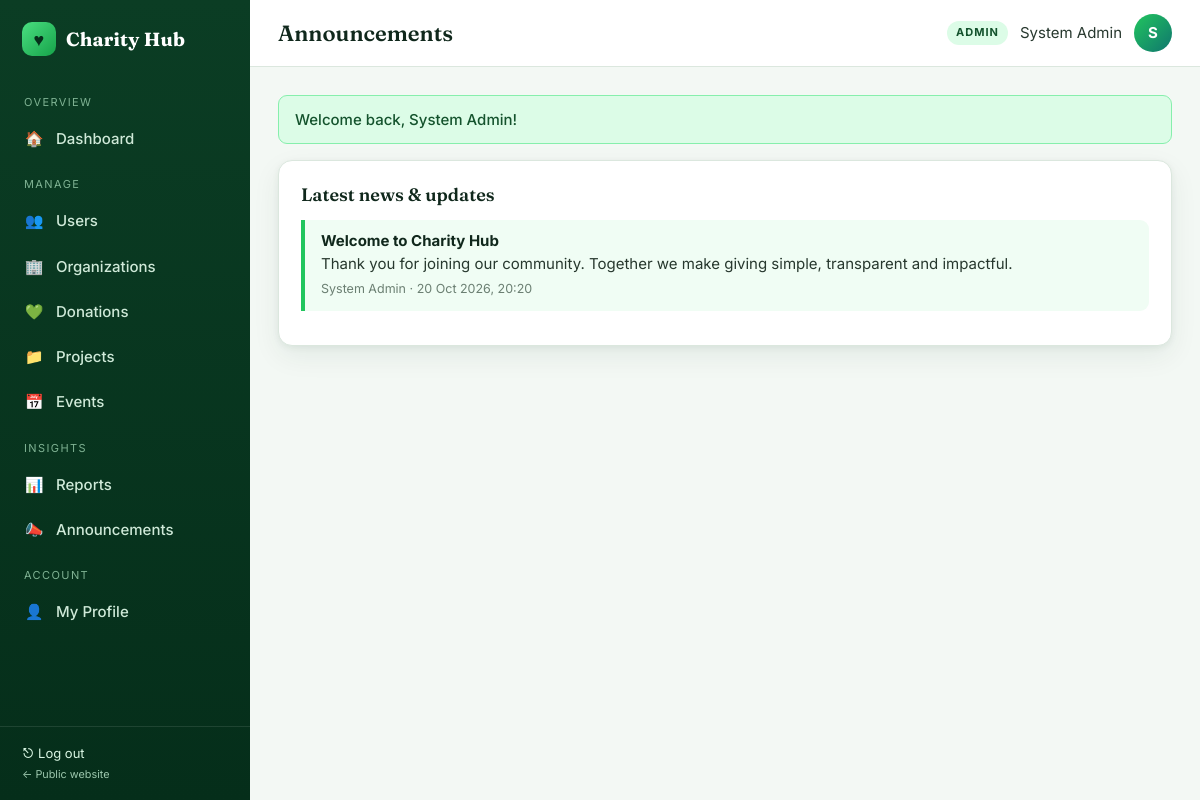
Screenshot of /announcements.php (signed in) with the database file from the repository.
### tables this page shows
CREATE TABLE announcements (
  announcement_id INT AUTO_INCREMENT PRIMARY KEY,
  author_id INT NOT NULL,
  title VARCHAR(200) NOT NULL,
  body TEXT NOT NULL,
  audience ENUM('ALL','DONOR','VOLUNTEER','BENEFICIARY','ORGANIZATION') NOT NULL DEFAULT 'ALL',
  created_at TIMESTAMP DEFAULT CURRENT_TIMESTAMP,
  FOREIGN KEY (author_id) REFERENCES users(user_id) ON DELETE CASCADE
);

CREATE TABLE users (
  user_id INT AUTO_INCREMENT PRIMARY KEY,
  name VARCHAR(150) NOT NULL,
  email VARCHAR(150) NOT NULL UNIQUE,
  password VARCHAR(255) NOT NULL,
  phone VARCHAR(20) NOT NULL,
  role ENUM('ADMIN','ORGANIZATION','DONOR','VOLUNTEER','BENEFICIARY') NOT NULL,
  status ENUM('ACTIVE','SUSPENDED') NOT NULL DEFAULT 'ACTIVE',
  created_at TIMESTAMP DEFAULT CURRENT_TIMESTAMP
);

### includes/bootstrap.php (called while the page is built, shortened)
<?php
require_once ROOT_PATH . '/config/db.php';
function e($v) { return htmlspecialchars((string)($v ?? ''), ENT_QUOTES, 'UTF-8'); }
function url($path = '') { return BASE_URL . '/' . ltrim($path, '/'); }
function asset($path) { return url('assets/' . ltrim($path, '/')); }
function fdate($d, $fmt = 'd M Y') { return $d ? date($fmt, strtotime($d)) : '—'; }
function get_flash() { $f = $_SESSION['flash'] ?? []; unset($_SESSION['flash']); return $f; }
function db_run($sql, $params = []) {
    global $conn;
    $stmt = $conn->prepare($sql);
    if ($params) {
        $types = '';
        foreach ($params as $p) $types .= is_int($p) ? 'i' : (is_float($p) ? 'd' : 's');
        $stmt->bind_param($types, ...$params);
    }
    if (!$stmt->execute()) { error_log("SQL exec error: " . $stmt->error); $stmt->close(); return false; }
    return $stmt;
}
function db_all($sql, $params = []) {
    $s = db_run($sql, $params); if (!$s) return [];
    $r = $s->get_result(); $rows = $r ? $r->fetch_all(MYSQLI_ASSOC) : []; $s->close(); return $rows;
}
function dashboard_path($role) {
    return [
        'ADMIN' => 'admin/dashboard.php', 'ORGANIZATION' => 'organization/dashboard.php',
        'DONOR' => 'donor/dashboard.php', 'VOLUNTEER' => 'volunteer/dashboard.php',
        'BENEFICIARY' => 'beneficiary/dashboard.php',
    ][$role] ?? 'auth/login.php';
}
function current_user() { return $_SESSION['user'] ?? null; }

### announcements.php (the view, shortened to what this page needs)
<?php
require_once __DIR__ . '/includes/bootstrap.php';
$role = current_user()['role'];
$rows = db_all("SELECT a.*, u.name AS author FROM announcements a JOIN users u ON u.user_id=a.author_id
                WHERE a.audience IN ('ALL', ?) ORDER BY a.created_at DESC", [$role]);
$pageTitle = 'Announcements';
include __DIR__ . '/includes/header.php';
?>
<div class="card"><h2>Latest news &amp; updates</h2>
<?php foreach ($rows as $a): ?>
  <div class="ann"><h4><?= e($a['title']) ?></h4><p><?= nl2br(e($a['body'])) ?></p><small><?= e($a['author']) ?> · <?= fdate($a['created_at'], 'd M Y, H:i') ?></small></div>
<?php endforeach; ?></div>
<?php include __DIR__ . '/includes/footer.php';

### includes/header.php (shortened to what this page needs)
<?php
$pageTitle = $pageTitle ?? 'Dashboard';
$u = current_user();
$menus = [
 'ADMIN' => [
   ['Overview', null], ['Dashboard','admin/dashboard.php','🏠'],
   ['Manage', null], ['Users','admin/users.php','👥'], ['Organizations','admin/organizations.php','🏢'],
   ['Donations','admin/donations.php','💚'], ['Projects','admin/projects.php','📁'], ['Events','admin/events.php','📅'],
   ['Insights', null], ['Reports','admin/reports.php','📊'], ['Announcements','admin/announcements.php','📣'],
   ['Account', null], ['My Profile','profile.php','👤'],
 ],
 'ORGANIZATION' => [
   ['Overview', null], ['Dashboard','organization/dashboard.php','🏠'],
   ['Programs', null], ['Projects','organization/projects.php','📁'], ['Events','organization/events.php','📅'],
   ['Volunteers','organization/volunteers.php','🙋'], ['Beneficiaries','organization/beneficiaries.php','🤝'],
   ['Money', null], ['Donations Received','organization/donations.php','💚'], ['Expenses','organization/expenses.php','🧾'],
   ['Insights', null], ['Reports','organization/reports.php','📊'], ['Announcements','announcements.php','📣'],
   ['Account', null], ['My Profile','profile.php','👤'],
 ],
 'DONOR' => [
   ['Overview', null], ['Dashboard','donor/dashboard.php','🏠'],
   ['Give', null], ['Browse Projects','donor/projects.php','🔎'], ['Make a Donation','donor/donate.php','💚'],
   ['My Giving', null], ['Donation History','donor/history.php','🧾'], ['Announcements','announcements.php','📣'],
   ['Account', null], ['My Profile','profile.php','👤'],
 ],
 'VOLUNTEER' => [
   ['Overview', null], ['Dashboard','volunteer/dashboard.php','🏠'],
   ['Volunteer', null], ['Open Events','volunteer/events.php','📅'], ['My Sign-ups','volunteer/my_events.php','✅'],
   ['Announcements','announcements.php','📣'],
   ['Account', null], ['My Profile','profile.php','👤'],
 ],
 'BENEFICIARY' => [
   ['Overview', null], ['Dashboard','beneficiary/dashboard.php','🏠'],
   ['Support', null], ['Request Assistance','beneficiary/request.php','🆘'], ['My Requests','beneficiary/requests.php','📋'],
   ['Announcements','announcements.php','📣'],
   ['Account', null], ['My Profile','profile.php','👤'],
 ],
];
$items = $menus[$u['role']] ?? [];
$self = str_replace('\\','/',$_SERVER['SCRIPT_NAME']);
?><!DOCTYPE html>
<html lang="en">
<head>
<link rel="stylesheet" href="<?= asset('css/app.css') ?>">
</head>
<body>
<div class="shell">
<aside class="sidebar">
  <a class="logo" href="<?= url(dashboard_path($u['role'])) ?>" style="text-decoration:none"><span class="logo-mark">♥</span> Charity Hub</a>
  <nav>
    <?php foreach ($items as $it): ?>
      <?php if ($it[1] === null): ?><div class="nav-label"><?= e($it[0]) ?></div>
      <?php else: $active = (substr($self, -strlen($it[1])) === $it[1]) ? 'active' : ''; ?>
        <a href="<?= url($it[1]) ?>" class="<?= $active ?>"><span class="ic"><?= $it[2] ?></span><?= e($it[0]) ?></a>
      <?php endif; ?>
    <?php endforeach; ?>
  </nav>
  <div class="side-foot"><a href="<?= url('auth/logout.php') ?>" style="color:#d8f5e2">⎋ Log out</a><br><small><a href="<?= url('index.php') ?>" style="color:#9cc7ad">← Public website</a></small></div>
</aside>
<div class="main">
  <div class="topbar">
    <div style="display:flex;align-items:center;gap:12px"><button class="menu-btn" id="menuBtn" aria-label="Menu">☰</button><h1><?= e($pageTitle) ?></h1></div>
    <div class="who"><span class="role-tag"><?= e($u['role']) ?></span><span class="name"><?= e($u['name']) ?></span><div class="avatar"><?= e(strtoupper(substr($u['name'],0,1))) ?></div></div>
  </div>
  <div class="content">
  <?php foreach (get_flash() as $f): ?>
    <div class="alert alert-<?= e($f['type']) ?>"><?= e($f['msg']) ?></div>
  <?php endforeach; ?>

### assets/css/app.css (style rules this page uses)
:root { --g-950:#052e1a; --g-900:#0b3d24; --g-800:#14532d; --g-700:#166534; --g-600:#16a34a; --g-500:#22c55e; --g-400:#4ade80; --g-300:#86efac; --g-200:#bbf7d0; --g-100:#dcfce7; --g-50:#f0fdf4; --teal:#0f766e; --lime:#a3e635; --gold:#f5b942; --ink:#10281c; --text:#27382e; --muted:#6b7f72; --line:#dbe7de; --bg:#f3f8f4; --white:#fff; --danger:#c0392b; --danger-bg:#fdecea; --warn:#8a6100; --warn-bg:#fff4d6; --info:#0b5e6b; --info-bg:#def3f6; --radius:14px; --radius-sm:9px; --shadow:0 2px 6px rgba(11,61,36,.06),0 10px 28px rgba(11,61,36,.07); --serif:'Fraunces',Georgia,'Times New Roman',serif; --sans:'Inter','Segoe UI',system-ui,-apple-system,Arial,sans-serif; }
* { box-sizing:border-box;margin:0;padding:0 }
html { scroll-behavior:smooth }
body { font-family:var(--sans);background:var(--bg);color:var(--text);line-height:1.55;font-size:15px }
a { color:var(--g-700);text-decoration:none }
h1,h2,h3,h4 { color:var(--ink);line-height:1.2 }
.shell { display:flex;min-height:100vh }
.sidebar { width:250px;background:linear-gradient(180deg,var(--g-900),var(--g-950));color:#cfe9d8;position:fixed;inset:0 auto 0 0;display:flex;flex-direction:column;z-index:40;transition:transform .25s }
.sidebar .logo { display:flex;align-items:center;gap:10px;padding:22px 22px 18px;font:700 19px var(--serif);color:#fff;letter-spacing:.2px }
.logo-mark { width:34px;height:34px;border-radius:10px;background:linear-gradient(135deg,var(--g-400),var(--g-600));display:grid;place-items:center;color:#052e1a;font-size:18px }
.sidebar nav { padding:6px 12px;flex:1;overflow-y:auto }
.nav-label { font-size:11px;letter-spacing:1.4px;text-transform:uppercase;color:#7fb293;padding:14px 12px 6px }
.sidebar nav a { display:flex;align-items:center;gap:12px;padding:10px 12px;border-radius:10px;color:#cfe9d8;font-weight:500;margin-bottom:2px;text-decoration:none }
.sidebar nav a .ic { width:20px;text-align:center }
.sidebar .side-foot { padding:16px 22px;border-top:1px solid rgba(255,255,255,.1);font-size:13px;color:#9cc7ad }
.main { margin-left:250px;flex:1;min-width:0;display:flex;flex-direction:column }
.topbar { background:#fff;border-bottom:1px solid var(--line);padding:14px 28px;display:flex;align-items:center;justify-content:space-between;gap:16px;position:sticky;top:0;z-index:30 }
.topbar h1 { font:600 22px var(--serif) }
.topbar .who { display:flex;align-items:center;gap:12px }
.avatar { width:38px;height:38px;border-radius:50%;background:linear-gradient(135deg,var(--g-500),var(--teal));color:#fff;display:grid;place-items:center;font-weight:700 }
.role-tag { font-size:11px;text-transform:uppercase;letter-spacing:1px;background:var(--g-100);color:var(--g-800);padding:3px 9px;border-radius:999px;font-weight:700 }
.content { padding:28px;max-width:1280px;width:100% }
.card { background:#fff;border:1px solid var(--line);border-radius:var(--radius);box-shadow:var(--shadow);padding:22px;margin-bottom:22px }
.card h2 { font:600 18px var(--serif);margin-bottom:14px;display:flex;justify-content:space-between;align-items:center;gap:10px }
.alert { padding:12px 16px;border-radius:var(--radius-sm);margin-bottom:16px;font-weight:500;border:1px solid }
.alert-success { background:var(--g-100);color:var(--g-800);border-color:var(--g-300) }
.ann { border-left:4px solid var(--g-500);background:var(--g-50);padding:12px 16px;border-radius:0 var(--radius-sm) var(--radius-sm) 0;margin-bottom:12px }
.ann h4 { font-size:15px;margin-bottom:2px }
.ann small { color:var(--muted) }

### rows the page displays
announcements: author.name "System Admin", author.name "S", title "Welcome to Charity Hub", body "Thank you for joining our community. Together we make giving simple, transparent and impactful.", created_at "20 Oct 2026, 20:20"

### other values shown
$it[0] "OVERVIEW"
$it[2] "🏠"
$it[0] "Dashboard"
$it[0] "MANAGE"
$it[2] "👥"
$it[0] "Users"
$it[2] "🏢"
$it[0] "Organizations"
$it[2] "💚"
$it[0] "Donations"
$it[2] "📁"
$it[0] "Projects"
$it[2] "📅"
$it[0] "Events"
$it[0] "INSIGHTS"
